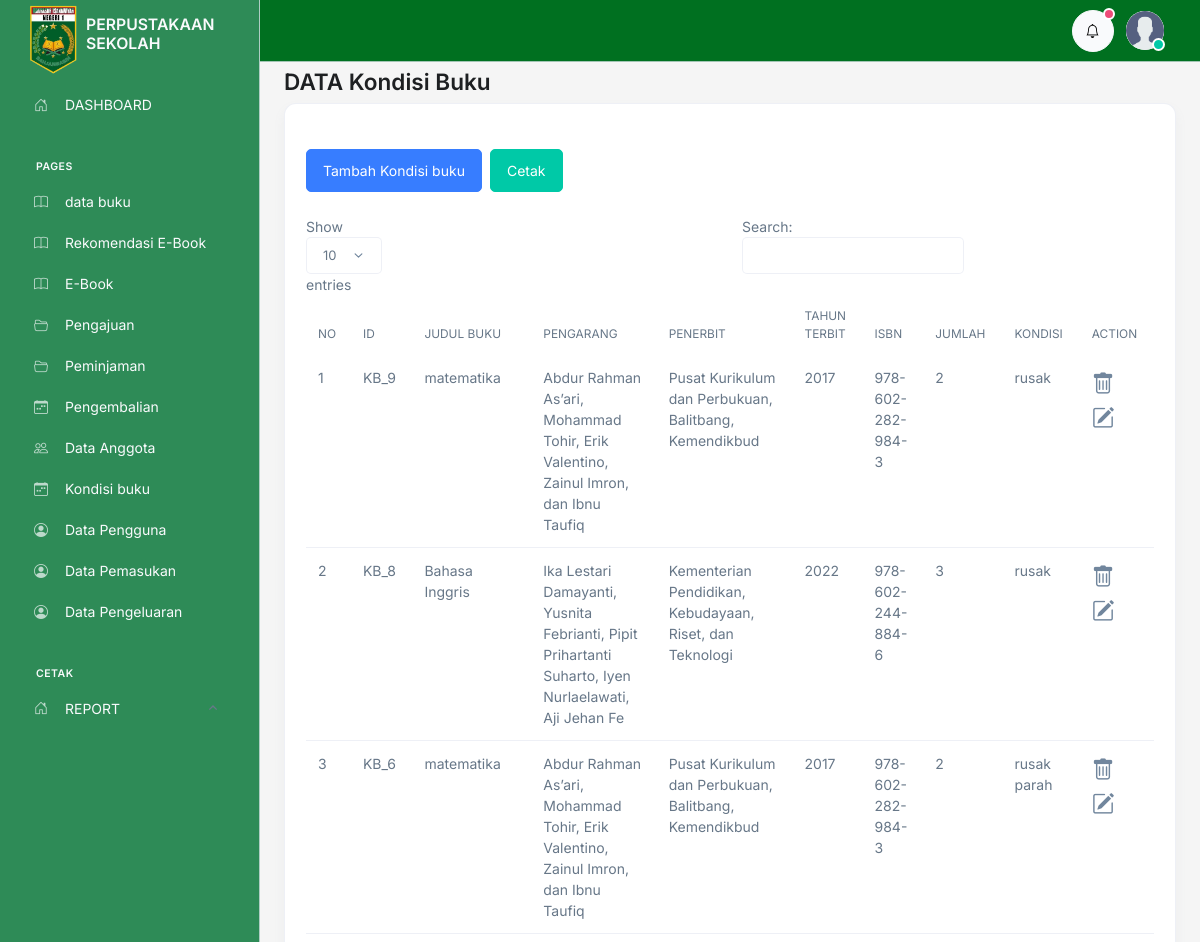
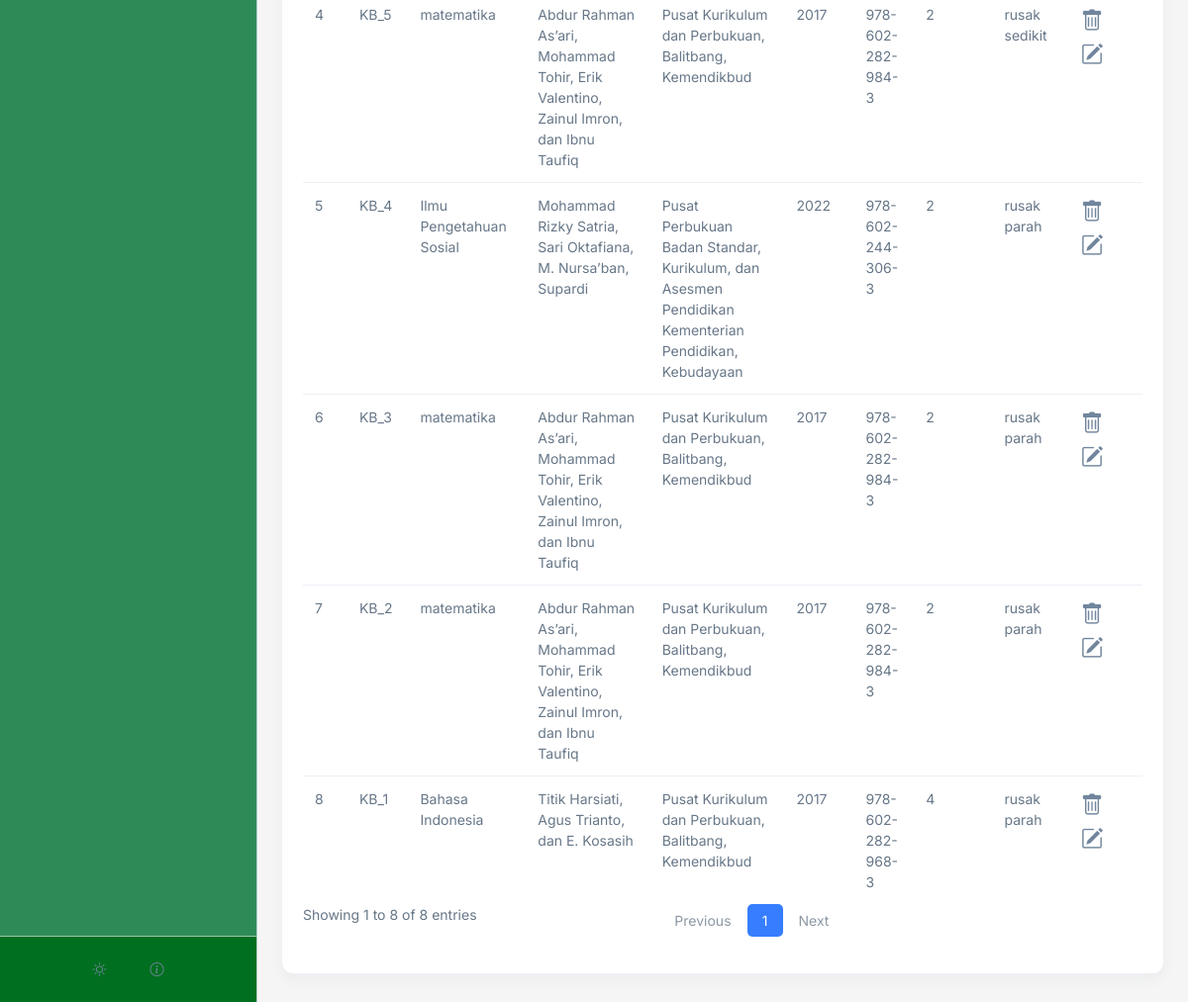
Screenshot of /admin/kondisi_buku/index.php (signed in) with the database file from the repository (2 pictures, top to bottom).
### tables this page shows
CREATE TABLE `kondisi_buku` (
  `id` int(11) NOT NULL,
  `id_buku` int(11) NOT NULL,
  `tanggal` varchar(100) NOT NULL,
  `kondisi` varchar(100) NOT NULL,
  `keterangan` text NOT NULL,
  `jumlah` int(11) NOT NULL
);

CREATE TABLE `buku` (
  `id` int(11) NOT NULL,
  `id_kategori` int(11) DEFAULT 1,
  `tanggal` varchar(50) NOT NULL,
  `judul` varchar(200) NOT NULL,
  `pengarang` varchar(100) NOT NULL,
  `penerbit` varchar(100) NOT NULL,
  `tahun_terbit` varchar(50) NOT NULL,
  `isbn` varchar(200) NOT NULL,
  `jumlah` int(10) NOT NULL,
  `lokasi` varchar(200) NOT NULL,
  `deskripsi` text NOT NULL,
  `image` text NOT NULL
);

### admin/controller.php (called while the page is built, shortened)
<?php
$conn = mysqli_connect('localhost', 'root', '', 'perpustakaan');
function all($table)
{
   $query = "SELECT * FROM $table ORDER BY id DESC";
   global $conn;
   $rows = [];
   $result = mysqli_query($conn, $query);
   while ($row = mysqli_fetch_assoc($result)) {
      $rows[] = $row;
   }
   return $rows;
}
function hasOne($id_relation, $table_relation, $field)
{
   $conn = mysqli_connect('localhost', 'root', '', 'perpustakaan');
   $query = "SELECT $field FROM $table_relation WHERE id = $id_relation";
   $result = mysqli_query($conn, $query);
   $row = mysqli_fetch_array($result, MYSQLI_ASSOC);
   if ($row) {
      return $row[$field];
   } else {
      return null;
   }
}

### admin/kondisi_buku/index.php (the view, shortened to what this page needs)
<?php include '../controller.php';
include '../template/header.php';
$no = 1;
$book = all('kondisi_buku')
?>
<div class="container">
   <h1>DATA Kondisi Buku </h1>
   <div class="card">
      <div class="card-body">
         <div class="d-flex gap-2">
            <a href="tambah.php" class="btn btn-primary my-4">Tambah Kondisi buku</a>
            <div>
               <a href="print.php" target="_blank">
                  <button type="button" class="btn btn-success mt-4">Cetak</button>
               </a>
            </div>
         </div>
         <table class="table">
            <thead>
               <tr>
                  <th>No</th>
                  <th>ID</th>
                  <th>Judul Buku</th>
                  <th>Pengarang</th>
                  <th>PENERBIT</th>
                  <th>TAHUN TERBIT</th>
                  <th>ISBN</th>
                  <th>Jumlah</th>
                  <th>Kondisi</th>
                  <th>Action</th>
               </tr>
            </thead>
            <tbody>
               <?php foreach ($book as $value) :  ?>
                  <tr>
                     <td><?= $no++; ?></td>
                     <td>KB_<?= $value['id']; ?></td>
                     <td><?= hasOne($value['id_buku'], 'buku', 'judul'); ?></td>
                     <td><?= hasOne($value['id_buku'], 'buku', 'pengarang'); ?></td>
                     <td><?= hasOne($value['id_buku'], 'buku', 'penerbit'); ?></td>
                     <td><?= hasOne($value['id_buku'], 'buku', 'tahun_terbit'); ?></td>
                     <td><?= hasOne($value['id_buku'], 'buku', 'isbn'); ?></td>
                     <td><?= $value['jumlah']; ?></td>
                     <td><?= $value['kondisi']; ?></td>
                     <th>
                        <a href="delete.php?id=<?= $value['id'] ?>" onclick="return confirm('yakin ingin menghapus data ini ?')" class=" fs-1 text-secondary">
                           <i class="bi bi-trash"></i>
                        </a>
                        <a href="edit.php?id=<?= $value['id'] ?>" class="fs-1 text-secondary">
                           <i class="bi bi-pencil-square"></i>
                        </a>
                     </th>
                  </tr>
               <?php endforeach  ?>
            </tbody>
         </table>
      </div>
   </div>
</div>
<?php include '../template/footer.php'  ?>

### admin/template/header.php (style rules this page uses)
* { transition: unset !important; }
body { opacity: 0; }

### rows the page displays
kondisi_buku: id "9", id_buku.judul "matematika", id_buku.pengarang "Abdur Rahman As’ari, Mohammad Tohir, Erik Valentino, Zainul Imron, dan Ibnu Taufiq", id_buku.penerbit "Pusat Kurikulum dan Perbukuan, Balitbang, Kemendikbud", id_buku.tahun_terbit "2017", id_buku.isbn "978-602-282-984-3", jumlah "2", kondisi "rusak"
kondisi_buku: id "8", id_buku.judul "Bahasa Inggris", id_buku.pengarang "Ika Lestari Damayanti, Yusnita Febrianti, Pipit Prihartanti Suharto, Iyen Nurlaelawati, Aji Jehan Fe", id_buku.penerbit "Kementerian Pendidikan, Kebudayaan, Riset, dan Teknologi", id_buku.tahun_terbit "2022", id_buku.isbn "978-602-244-884-6", jumlah "3", kondisi "rusak"
kondisi_buku: id "6", id_buku.judul "matematika", id_buku.pengarang "Abdur Rahman As’ari, Mohammad Tohir, Erik Valentino, Zainul Imron, dan Ibnu Taufiq", id_buku.penerbit "Pusat Kurikulum dan Perbukuan, Balitbang, Kemendikbud", id_buku.tahun_terbit "2017", id_buku.isbn "978-602-282-984-3", jumlah "2", kondisi "rusak parah"
kondisi_buku: id "5", id_buku.judul "matematika", id_buku.pengarang "Abdur Rahman As’ari, Mohammad Tohir, Erik Valentino, Zainul Imron, dan Ibnu Taufiq", id_buku.penerbit "Pusat Kurikulum dan Perbukuan, Balitbang, Kemendikbud", id_buku.tahun_terbit "2017", id_buku.isbn "978-602-282-984-3", jumlah "2", kondisi "rusak sedikit"
kondisi_buku: id "4", id_buku.judul "Ilmu Pengetahuan Sosial", id_buku.pengarang "Mohammad Rizky Satria, Sari Oktafiana, M. Nursa’ban, Supardi", id_buku.penerbit "Pusat Perbukuan Badan Standar, Kurikulum, dan Asesmen Pendidikan Kementerian Pendidikan, Kebudayaan", id_buku.tahun_terbit "2022", id_buku.isbn "978-602-244-306-3", jumlah "2", kondisi "rusak parah"
kondisi_buku: id "3", id_buku.judul "matematika", id_buku.pengarang "Abdur Rahman As’ari, Mohammad Tohir, Erik Valentino, Zainul Imron, dan Ibnu Taufiq", id_buku.penerbit "Pusat Kurikulum dan Perbukuan, Balitbang, Kemendikbud", id_buku.tahun_terbit "2017", id_buku.isbn "978-602-282-984-3", jumlah "2", kondisi "rusak parah"
kondisi_buku: id "2", id_buku.judul "matematika", id_buku.pengarang "Abdur Rahman As’ari, Mohammad Tohir, Erik Valentino, Zainul Imron, dan Ibnu Taufiq", id_buku.penerbit "Pusat Kurikulum dan Perbukuan, Balitbang, Kemendikbud", id_buku.tahun_terbit "2017", id_buku.isbn "978-602-282-984-3", jumlah "2", kondisi "rusak parah"
kondisi_buku: id "1", id_buku.judul "Bahasa Indonesia", id_buku.pengarang "Titik Harsiati, Agus Trianto, dan E. Kosasih", id_buku.penerbit "Pusat Kurikulum dan Perbukuan, Balitbang, Kemendikbud", id_buku.tahun_terbit "2017", id_buku.isbn "978-602-282-968-3", jumlah "4", kondisi "rusak parah"
